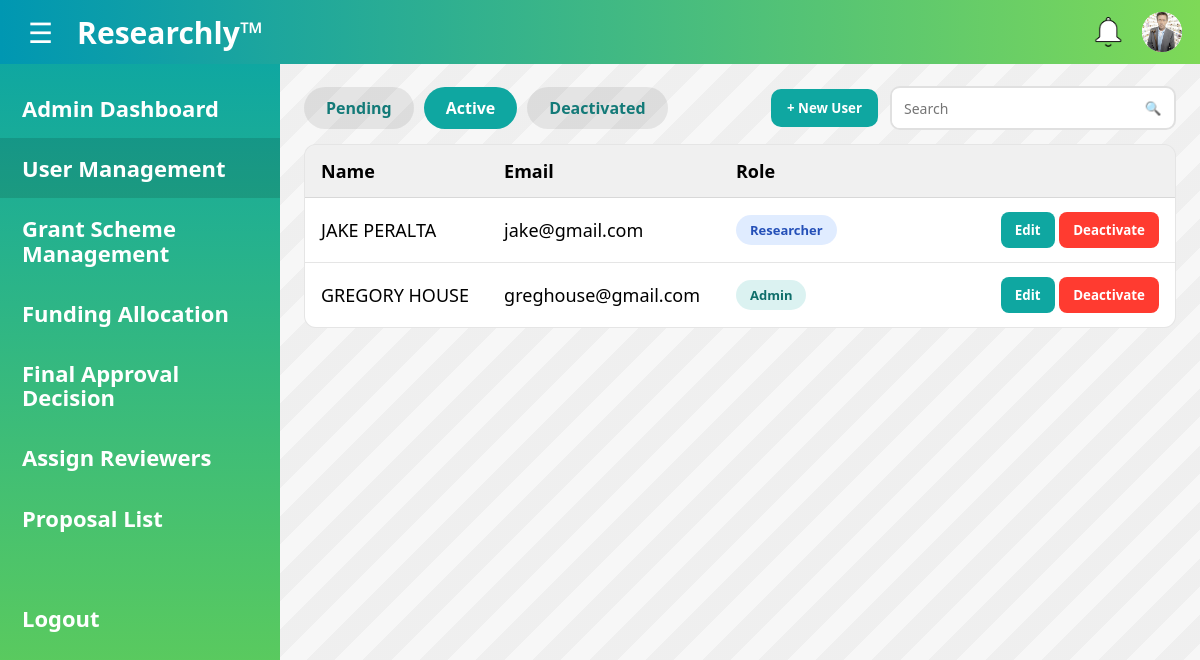
Screenshot of /admin/users?status=ACTIVE (signed in) with the database file from the repository.
### main.py (models this page shows)
class UserProfile(db.Model):
    user_id = db.Column(db.String(36), db.ForeignKey('user.id'), primary_key=True)
    contact_number = db.Column(db.String(15), nullable=True)
    address = db.Column(db.String(100), nullable=True)
    emergency_contact_name = db.Column(db.String(80), nullable=True)
    emergency_contact_number = db.Column(db.String(15), nullable=True)
    profile_picture = db.Column(db.String(255), nullable=True)
    department_name = db.Column(db.String(80), nullable=True)
    role = db.Column(db.String(20), nullable=False, default="UNASSIGNED")
    created_at = db.Column(db.DateTime, default=lambda: datetime.now(timezone.utc), nullable=False)
    account_status = db.Column(db.String(15), nullable=False)

class User(db.Model, UserMixin):
    id = db.Column(db.String(36), primary_key=True, default=lambda: str(uuid.uuid4()))
    full_name = db.Column(db.String(80), nullable=False)
    email = db.Column(db.String(255), nullable=False, unique=True)
    password = db.Column(db.String(50), nullable=False)

### main.py (the view)
@app.route("/admin/users")
@login_required
@admin_required
def admin_users():
    status = request.args.get("status", "PENDING")   # PENDING / ACTIVE / DEACTIVATED
    q = request.args.get("q", "").strip()
    query = db.session.query(User, UserProfile)\
        .join(UserProfile, User.id == UserProfile.user_id)\
        .filter(UserProfile.account_status == status)
    if q:
        like = f"%{q}%"
        query = query.filter((User.full_name.ilike(like)) | (User.email.ilike(like)))
    rows = query.order_by(UserProfile.created_at.desc()).all()
    return render_template("admin_user_management.html", rows=rows, status=status, q=q)

### main.py (called while the page is built)
@login_manager.user_loader
def load_user(user_id):
    return User.query.get(user_id)

def get_profile(user_id: str):
    return UserProfile.query.filter_by(user_id=user_id).first()

def is_admin_user(user: User) -> bool:
    prof = get_profile(user.id)
    return bool(prof and prof.account_status == "ACTIVE" and prof.role == "ADMIN")

def admin_required(fn):
    @wraps(fn)
    def wrapper(*args, **kwargs):
        if not current_user.is_authenticated:
            return login_manager.unauthorized()
        if not is_admin_user(current_user):
            abort(403)
        return fn(*args, **kwargs)
    return wrapper

@app.context_processor
def inject_profile():
    if current_user.is_authenticated:
        return {"prof": get_profile(current_user.id)}
    return {"prof": None}

### templates/admin_user_management.html (shortened to what this page needs)
<!DOCTYPE html>
<html lang="en">
<head>
  <link rel="stylesheet" href="{{ url_for('static', filename='css/admin_user_management.css') }}">
  <link rel="stylesheet" href="{{ url_for('static', filename='css/colors.css') }}">
</head>
<body>
  <header class="topbar">
    <div class="left">
      <button class="hamburger" type="button" aria-label="Menu">&#9776;</button>
      <div class="brand">Researchly™</div>
    </div>
    <div class="icons">
      <span class="icon bell" title="Notifications"></span>
      <a href="{{ url_for('view_profile') }}" class="icon user" title="Profile">
        {% if prof.profile_picture %}
          <img class="top-avatar"
            src="{{ url_for('static', filename='uploads/' ~ prof.profile_picture) }}"
            alt="Profile">
        {% else %}
          <span class="fallback-user">👤</span>
        {% endif %}
      </a>
    </div>
  </header>
  <main class="layout">
    <aside class="sidebar">
      <a class="side-link" href="{{ url_for('admin_dashboard') }}">Admin Dashboard</a>
      <a class="side-link active" href="{{ url_for('admin_users', status=status) }}">User Management</a>
      <a class="side-link" href="#">Grant Scheme<br/>Management</a>
      <a class="side-link" href="#">Funding Allocation</a>
      <a class="side-link" href="#">Final Approval<br/>Decision</a>
      <a class="side-link" href="#">Assign Reviewers</a>
      <a class="side-link" href="#">Proposal List</a>
      <div class="side-spacer"></div>
      <a class="side-link logout" href="{{ url_for('logout') }}">Logout</a>
    </aside>
    <section class="content">
      <div class="toolbar">
        <div class="tabs">
          <a class="tab {{ 'active' if status=='PENDING' else '' }}"
             href="{{ url_for('admin_users', status='PENDING', q=q) }}">Pending</a>
          <a class="tab {{ 'active' if status=='ACTIVE' else '' }}"
             href="{{ url_for('admin_users', status='ACTIVE', q=q) }}">Active</a>
          <a class="tab {{ 'active' if status=='DEACTIVATED' else '' }}"
             href="{{ url_for('admin_users', status='DEACTIVATED', q=q) }}">Deactivated</a>
        </div>
        <div class="toolbar-right">
          <button class="btn new-user" type="button" onclick="openNewUserModal()">
            + New User
          </button>
          <form class="search" method="GET" action="{{ url_for('admin_users') }}">
            <input type="text" name="q" placeholder="Search" value="{{ q }}">
            <button type="submit" aria-label="Search"></button>
          </form>
        </div>
      </div>
      <div class="table-card">
        <table>
          <thead>
            <tr>
              <th class="col-name">Name</th>
              <th class="col-email">Email</th>
              <th class="col-role">Role</th>
              <th class="col-actions"></th>
            </tr>
          </thead>
          <tbody>
            {% for u, p in rows %}
              <tr>
                <td>{{ u.full_name }}</td>
                <td>{{ u.email }}</td>
                <td>
                  {% if p.role == 'UNASSIGNED' %}
                    <span class="pill gray">Unassigned</span>
                  {% elif p.role == 'ADMIN' %}
                    <span class="pill teal">Admin</span>
                  {% elif p.role == 'RESEARCHER' %}
                    <span class="pill blue">Researcher</span>
                  {% elif p.role == 'REVIEWER' %}
                    <span class="pill purple">Reviewer</span>
                  {% elif p.role == 'HOD' %}
                    <span class="pill orange">Head of Department</span>
                  {% else %}
                    <span class="pill gray">{{ p.role }}</span>
                  {% endif %}
                </td>
                <td class="actions">
                  {% if status == 'PENDING' %}
                    <button class="btn approve" type="button"
                            onclick="openRoleModal('{{ u.id }}','{{ u.full_name|e }}')">
                      Approve
                    </button>
                    <form method="POST" action="{{ url_for('admin_reject_user', user_id=u.id) }}" class="inline">
                      <button class="btn reject" type="submit">Reject</button>
                    </form>
                  {% elif status == 'ACTIVE' %}
                    <button class="btn edit" type="button"
                            onclick="openRoleModal('{{ u.id }}','{{ u.full_name|e }}','{{ p.role }}')">
                      Edit
                    </button>
                    <form method="POST" action="{{ url_for('admin_deactivate_user', user_id=u.id) }}" class="inline">
                      <button class="btn deactivate" type="submit">Deactivate</button>
                    </form>
                  {% endif %}
                </td>
              </tr>
            {% endfor %}
          </tbody>
        </table>
      </div>
    </section>
  </main>
</body>
</html>

### static/css/admin_user_management.css (style rules this page uses)
* { box-sizing: border-box; font-family: "Segoe UI", Arial, sans-serif; }
body { margin: 0; min-height: 100vh; background: #f7f7f7; }
.topbar { height: 64px; padding: 0 18px; display: flex; align-items: center; justify-content: space-between; background: linear-gradient(90deg, var(--accent-2), var(--accent-1)); color: #fff; }
.topbar .left { display: flex; align-items: center; gap: 14px; }
.hamburger { border: none; background: transparent; color: #fff; font-size: 28px; cursor: pointer; padding: 6px 10px; border-radius: 10px; }
.brand { font-size: 30px; font-weight: 800; }
.icons { display: flex; gap: 14px; align-items: center; }
.icon { width: 40px; height: 40px; display: inline-block; position: relative; }
.icon.bell { background-image: url('../img/white_bell.png'); background-size: contain; background-repeat: no-repeat; background-position: center; }
.icon.user { width: 40px; height: 40px; border-radius: 50%; overflow: hidden; display: inline-flex; align-items: center; justify-content: center; background: #fff; text-decoration: none; flex: 0 0 40px; }
.icon.user .top-avatar { width: 100%; height: 100%; object-fit: cover; display: block; }
a.icon { text-decoration: none; color: inherit; }
.layout { display: grid; grid-template-columns: 280px 1fr; min-height: calc(100vh - 64px); }
.sidebar { background: linear-gradient(180deg, #0fa7a1, #6bd24f); padding: 14px 0; color: #fff; }
.side-link { display: block; padding: 18px 22px; color: #fff; text-decoration: none; font-weight: 700; font-size: 22px; line-height: 1.1; }
.side-link.active { background: rgba(0,0,0,0.12); }
.side-spacer { height: 40px; }
.content { padding: 22px 24px 40px; background: repeating-linear-gradient( 135deg, rgba(0,0,0,0.03) 0, rgba(0,0,0,0.03) 20px, rgba(255,255,255,0.0) 20px, rgba(255,255,255,0.0) 40px ); }
.toolbar { max-width: 1120px; margin: 0 auto 14px; display: flex; align-items: center; justify-content: space-between; gap: 16px; }
.tabs { display: flex; gap: 10px; }
.tab { display: inline-block; padding: 10px 22px; background: rgba(0,0,0,0.08); border-radius: 22px; text-decoration: none; font-weight: 800; color: #137a78; }
.tab.active { background: #0fa7a1; color: #fff; }
.toolbar-right { display: flex; gap: 12px; align-items: center; }
.btn { border: none; border-radius: 8px; padding: 9px 14px; font-weight: 800; cursor: pointer; }
.btn.new-user { background: #0fa7a1; color: #fff; padding: 10px 16px; border-radius: 10px; }
.search { display: flex; align-items: center; gap: 0; border: 2px solid rgba(0,0,0,0.12); background: #fff; border-radius: 10px; overflow: hidden; }
.search input { border: none; outline: none; padding: 10px 12px; width: 240px; font-size: 14px; }
.search button { width: 42px; height: 40px; border: none; background: transparent; cursor: pointer; }
.search button::before { content: "🔍"; }
.table-card { max-width: 1120px; margin: 0 auto; background: #fff; border: 1px solid rgba(0,0,0,0.10); border-radius: 12px; overflow: hidden; }
table { width: 100%; border-collapse: collapse; }
thead th { text-align: left; background: rgba(0,0,0,0.06); font-size: 18px; padding: 14px 16px; }
tbody td { padding: 14px 16px; border-top: 1px solid rgba(0,0,0,0.10); font-size: 18px; }
.col-actions { width: 320px; }
.actions { text-align: right; white-space: nowrap; }
.inline { display: inline; }
.pill { display: inline-flex; align-items: center; justify-content: center; white-space: nowrap; padding: 6px 14px; border-radius: 999px; font-weight: 800; font-size: 13px; }
.pill.teal { background: rgba(15,167,161,0.15); color: #0f6e6a; }
.pill.blue { background: rgba(0,102,255,0.12); color: #2550b8; }
.btn.edit { background: #0fa7a1; color: #fff; }
.btn.deactivate { background: #ff3b30; color: #fff; }

### static/css/colors.css (style rules this page uses)
:root { --accent-1: #7ed957; --accent-2: #0097b2; --font-1: #28a5a8; }

### rows the page displays
UserProfile: profile_picture (picture)
User: full_name "JAKE PERALTA", email "jake@gmail.com", shows "Researcher"
User: full_name "GREGORY HOUSE", email "greghouse@gmail.com", shows "Admin"
